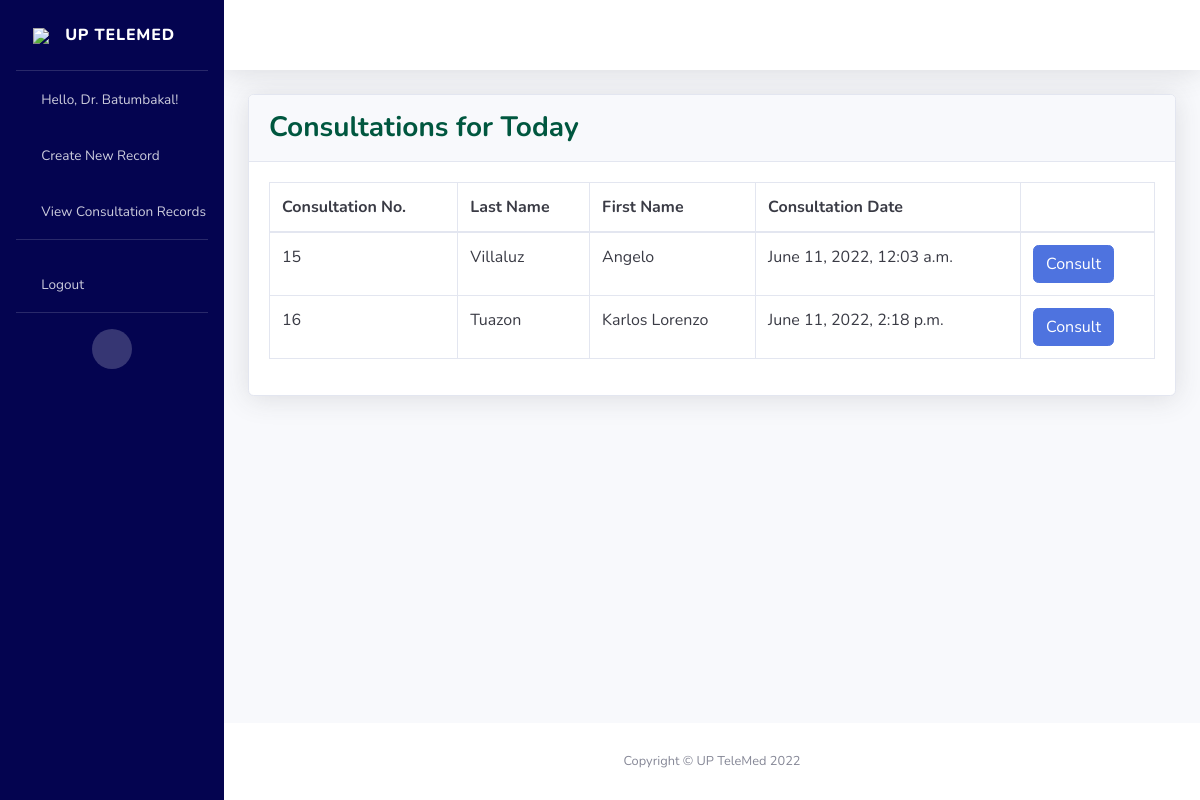
/home/ (signed in), run on the app's committed database.
### telemedicine/models.py (models this page shows, shortened)
class Doctor(models.Model):
    SEX = (
        ('M', 'Male'),
        ('F', 'Female'),
    )
    user = models.OneToOneField(User, null=True, on_delete=models.CASCADE)
    last_name = models.CharField(max_length=100, null=True)
    first_name = models.CharField(max_length=100, null=True)
    middle_name = models.CharField(max_length=100, null=True, blank=True)
    suffix = models.CharField(max_length=2, null=True, blank=True)
    sex = models.CharField(max_length=1, null=True, choices=SEX)
    birthdate = models.DateField(null=True, blank=True)
    age = models.CharField(max_length=100, null=True, blank=True)
    cell_no = PhoneNumberField(null=True, blank=True)
    specialization = models.CharField(max_length=100, null=True, blank=True)
    hospital_affliations = models.CharField(max_length=500, null=True, blank=True)

class Patient(models.Model):
    SEX = (
        ('M', 'Male'),
        ('F', 'Female'),
    )
    user = models.OneToOneField(User, on_delete=models.CASCADE, null=True, blank=True)
    last_name = models.CharField(max_length=100, null=True)
    first_name = models.CharField(max_length=100, null=True)
    middle_name = models.CharField(max_length=100, null=True, blank=True)
    suffix = models.CharField(max_length=2, null=True, blank=True)
    sex = models.CharField(max_length=1, null=True, choices=SEX)
    birthdate = models.DateField(null=True, blank=True)
    age = models.CharField(max_length=100, null=True, blank=True)
    attending_doctor = models.ForeignKey(Doctor, related_name="docpatient", on_delete=models.CASCADE, null=True, blank=True)
    documents = models.FileField(upload_to='docus/', null=True, blank=True)

### consultation_record/models.py (models this page shows, shortened)
class ConsultationRecord(models.Model):
    patient = models.ForeignKey(Patient, on_delete=models.CASCADE, null=True, blank=True)
    doctor = models.ForeignKey(Doctor, on_delete=models.CASCADE, null=True, blank=True)
    consultation_date = models.DateTimeField(null=True, blank=True)
    p_address = models.CharField(max_length=100, null=True, blank=True)
    landline = models.CharField(max_length=100, null=True, blank=True)
    mobile = PhoneNumberField(max_length=100, null=True, blank=True)
    email = models.EmailField(max_length=256, null=True, blank=True)
    curr_med = models.CharField(max_length=100, null=True, blank=True)
    temp = models.CharField(max_length=100, null=True, blank=True)
    allergies = models.CharField(max_length=100, null=True, blank=True)
    pres_prob = models.CharField(max_length=100, null=True, blank=True)
    assessments = models.CharField(max_length=100, null=True, blank=True)
    plan = models.CharField(max_length=100, null=True, blank=True)
    nxt_cons_date = models.DateField(null=True, blank=True)
    link = models.CharField(max_length=100, null=True, blank=True)
    document = models.FileField(upload_to='docus/', null=True, blank=True)
    prescriptions = models.FileField(upload_to='docus/', null=True, blank=True)

### telemedicine/views.py (the view)
# urls.py: path('home/', views.homePage, name = 'home'),
@login_required(login_url='login')
def homePage(request):
    records = ConsultationRecord.objects.all()
    today = datetime.now()
    data = {
        'records': records,
        'today': today
    }
    return render(request, "telemedicine/home.html", data)

### consultation_record/templatetags/auth_extras.py (called while the page is built)
@register.filter(name='has_group')
def has_group(user, group_name):
    group = Group.objects.get(name=group_name)
    return True if group in user.groups.all() else False

### telemedicine/templates/telemedicine/home.html (shortened to what this page needs)
{% extends 'telemedicine/main.html' %}
{% block content %}
{% load auth_extras %}
{% load humanize %}
<div class="card shadow mb-4">
  <div class="card-header py-3">
      <h3 class="m-0 font-weight-bold" style="color:#00573f">Consultations for Today</h3>
  </div>
  <div class="card-body">
      <div class="table-responsive">
          <table class="table table-bordered text-gray-900" id="dataTable" width="100%" cellspacing="0">
              <thead>
                  <tr>
                      <th>Consultation No.</th>
                      <th>Last Name</th>
                      <th>First Name</th>
                      <th>Consultation Date</th>
                      <th></th>
                  </tr>
              </thead>
              <tbody>
                  {% for record in records %}
                    {% if record.consultation_date.day == today.day%}
                      {% if request.user|has_group:'Doctor' and record.doctor == request.user.doctor %}
                        <tr>
                          <td>{{record.id}}</td>
                          <td>{{record.patient.last_name}}</td>
                          <td>{{record.patient.first_name}}</td>
                          <td>{{record.consultation_date}}</td>
                          <td><a href="{% url 'video-consult' %}"><button class="btn btn-primary">Consult</button></a></td>
                        </tr>
                      {% endif %}
                    {% endif %}
                  {% endfor %}
              </tbody>
          </table>
      </div>
  </div>
</div>
{% endblock content %}

### telemedicine/templates/telemedicine/main.html (shortened to what this page needs)
{% load auth_extras %}
{% load static %}
<!DOCTYPE html>
<html lang="en">
<head>
    <link href="{% static 'vendor/fontawesome-free/css/all.min.css' %}" rel="stylesheet" type="text/css">
    <link href="{% static 'css/sb-admin-2.min.css' %}" rel="stylesheet">
    <link href="{% static 'vendor/datatables/dataTables.bootstrap4.min.css' %}" rel="stylesheet">
</head>
<body id="page-top">
    <div id="wrapper">
        <ul class="navbar-nav bg-gradient-primary sidebar sidebar-dark accordion" style="background:rgb(4, 4, 80)" id="accordionSidebar">
            <a class="sidebar-brand d-flex align-items-center justify-content-center" href="{% url 'home' %}">
                <div class="logo-image">
                    <img src="https://i.ibb.co/TL383RY/pexels-pixabay-40568-1.jpg" class="img-fluid">
                </div>
                <div class="sidebar-brand-text mx-3">UP TeleMed</div>
            </a>
            <hr class="sidebar-divider my-0">
            <li class="nav-item">
                {% if not user.is_authenticated %}
                <li class="nav-item {% if request.resolver_match.view_name == 'login' %}active{% endif %}">
                    <a class="nav-link" href="{% url 'login' %}">
                        <i class="fas fa-fw fa-cog"></i>
                        <span>Login</span></a>
                <li class="nav-item {% if request.resolver_match.view_name == 'register' %}active{% endif %}">
                    <a class="nav-link" href="{% url 'register' %}">
                        <i class="fas fa-fw fa-table"></i>
                        <span>Register</span></a>
                </li>
                {% else %}
                    {% if request.user|has_group:"Doctor" %}
                    <li class="nav-item {% if request.resolver_match.view_name == 'register' %}active{% endif %}">
                      <a class="nav-link" href="{% url 'home' %}">
                          <i class="fas fa-fw fa-table"></i>
                          <span>Hello, Dr. {{request.user.doctor.last_name}}!</span></a>
                    </li>
                    <li class="nav-item {% if request.resolver_match.view_name == 'register' %}active{% endif %}">
                      <a class="nav-link" href="{% url 'create-record' %}">
                          <i class="fas fa-fw fa-plus"></i>
                          <span>Create New Record</span></a>
                    </li>
                    <li class="nav-item {% if request.resolver_match.view_name == 'register' %}active{% endif %}">
                        <a class="nav-link" href="{% url 'view-record-doctor' %}">
                            <i class="fas fa-fw fa-address-card"></i>
                            <span>View Consultation Records</span></a>
                    </li>
                    {% endif %}
                {% endif %}
            </li>
            {% if user.is_authenticated %}
            <hr class="sidebar-divider">
            <li class="nav-item">
                <a class="nav-link" href="{% url 'logout' %}">
                    <i class="fas fa-fw fa-sign-out-alt"></i>
                    <span>Logout</span></a>
            </li>
            {% endif %}
            <hr class="sidebar-divider d-none d-md-block">
            <div class="text-center d-none d-md-inline">
                <button class="rounded-circle border-0" id="sidebarToggle"></button>
            </div>
        </ul>
        <div id="content-wrapper" class="d-flex flex-column">
            <div id="content">
                <nav class="navbar navbar-expand navbar-light bg-white topbar mb-4 static-top shadow">
                </nav>
                <div class="container-fluid">
                    {% block content %}
                    {% endblock content %}
                </div>
            </div>
            <footer class="sticky-footer bg-white">
                <div class="container my-auto">
                    <div class="copyright text-center my-auto">
                        <span>Copyright &copy; UP TeleMed 2022</span>
                    </div>
                </div>
            </footer>
        </div>
    </div>
</body>
</html>

### data on the page
ConsultationRecord: id "15", patient.last_name "Villaluz", patient.first_name "Angelo", consultation_date "June 11, 2022, 12:03 a.m."
ConsultationRecord: id "16", patient.last_name "Tuazon", patient.first_name "Karlos Lorenzo", consultation_date "June 11, 2022, 2:18 p.m."

### other printed values
{{ request.user.doctor.last_name }} "Batumbakal"
